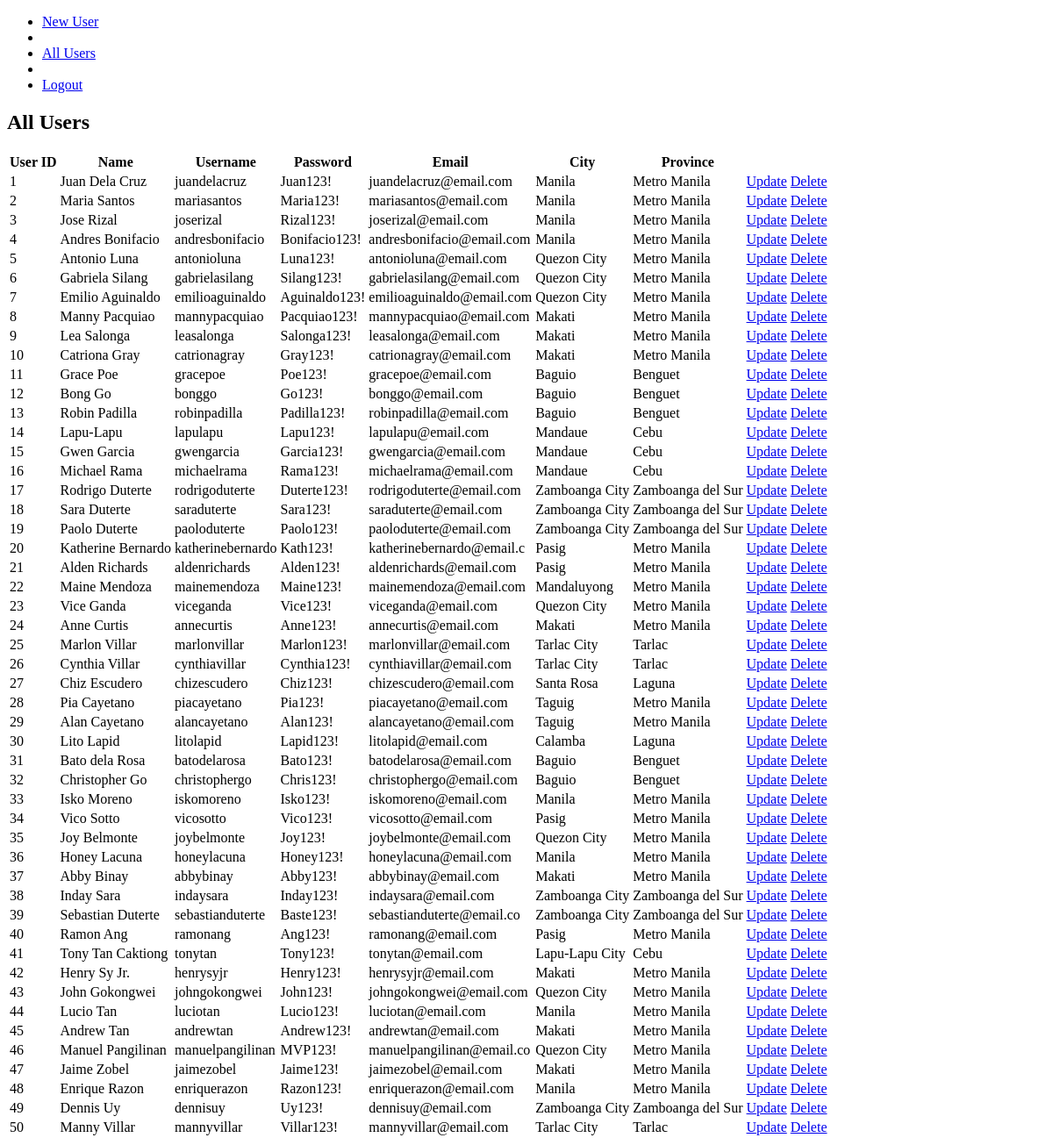
Page /php/read_user.php on the earlier database version.
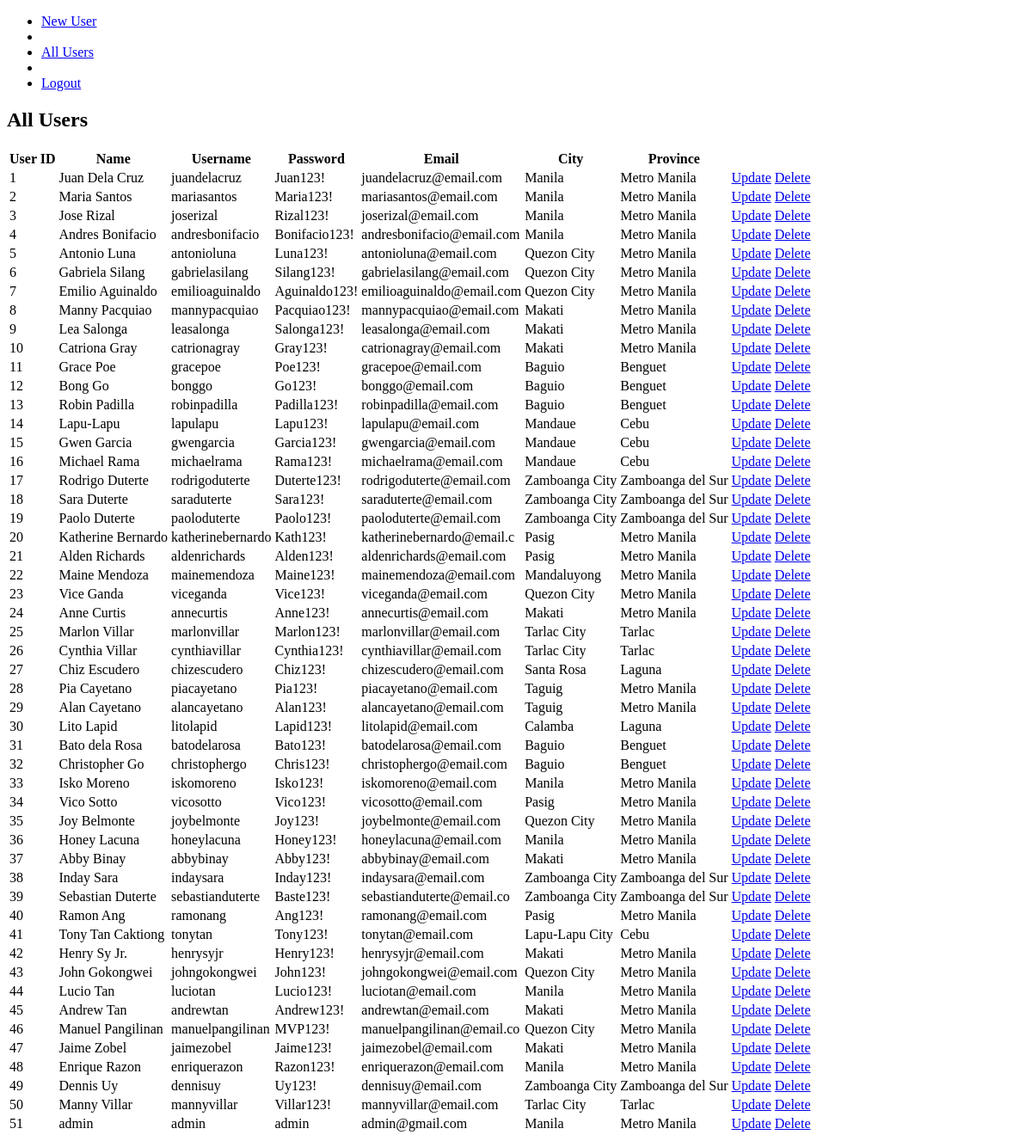
Same page on the later database version.
### tables this page shows
CREATE TABLE `user` (
  `user_id` int(11) NOT NULL,
  `name` varchar(100) NOT NULL,
  `username` varchar(25) NOT NULL,
  `password` varchar(255) NOT NULL,
  `email` varchar(25) NOT NULL,
  `city_id` int(11) NOT NULL,
  `role` enum('admin','user') NOT NULL DEFAULT 'user'
);

CREATE TABLE `city` (
  `city_id` int(11) NOT NULL,
  `city_name` varchar(100) NOT NULL,
  `province` varchar(100) NOT NULL
);

### php/read_user.php (the view, shortened to what this page needs)
<?php
require 'db.php';
$read = $conn->query("SELECT u.user_id, u.name, u.username, u.password, u.email, c.city_name, c.province
          FROM user u
          LEFT JOIN city c ON u.city_id = c.city_id
          ORDER BY u.user_id");
?>
<!DOCTYPE html>
<html lang="en">
<head>
</head>
<body>
    <header>
        <nav>
            <ul>
            <li><a href="create_user.php">New User</a><li>
            <li><a href="read_user.php">All Users</a><li>
            <li><a href="logout.php">Logout</a></li>
            </ul>
        </nav>
    </header>
    <h2>All Users</h2>
    <table>
            <tr>
                <th>User ID</th>
                <th>Name</th>
                <th>Username</th>
                <th>Password</th>
                <th>Email</th>
                <th>City</th>
                <th>Province</th>
            </tr>
            <?php
                while ($row = $read->fetch_assoc()):
            ?>
                <tr>
                    <td><?php echo $row['user_id']; ?></td>
                    <td><?php echo htmlspecialchars($row['name']); ?></td>
                    <td><?php echo htmlspecialchars($row['username']); ?></td>
                    <td><?php echo htmlspecialchars($row['password']); ?></td>
                    <td><?php echo htmlspecialchars($row['email']); ?></td>
                    <td><?php echo htmlspecialchars($row['city_name']); ?></td>
                    <td><?php echo htmlspecialchars($row['province']); ?></td>
                    <td>
                        <a href="update_user.php=<?= $row['user_id']?>">Update</a>
                        <a href="delete_user.php=<?= $row['user_id']?>"onclick= "return confirm('Are you Sure')">Delete</a>
                    </td>
                </tr>
        <?php
            endwhile;
         ?>
    </table>
</body>
</html>

Differences in the rows shown:
added user: user_id "51", name "admin", username "admin", password "admin", email "admin@gmail.com", city.city_name "Manila", city.province "Metro Manila"
